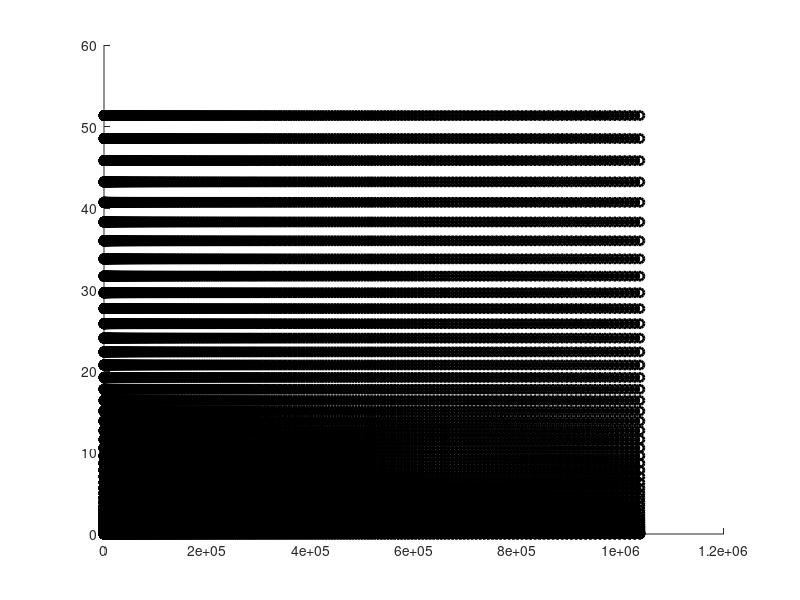
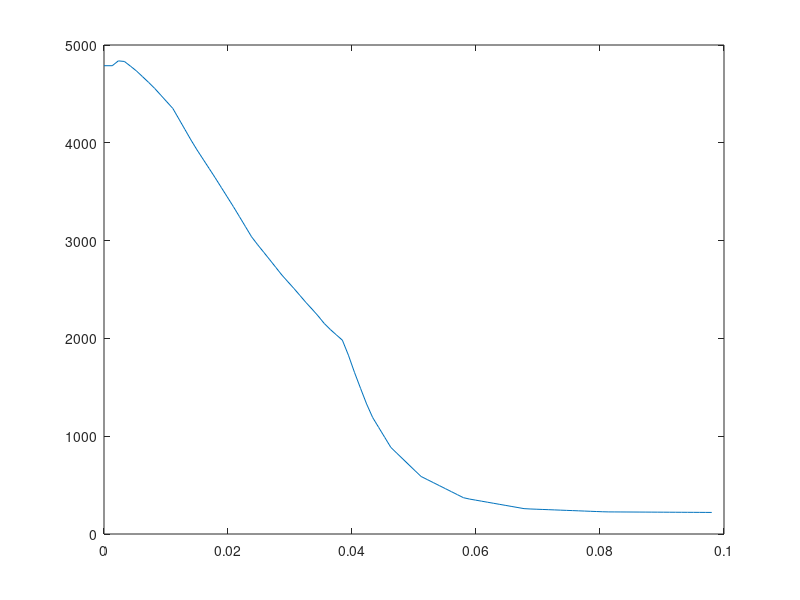
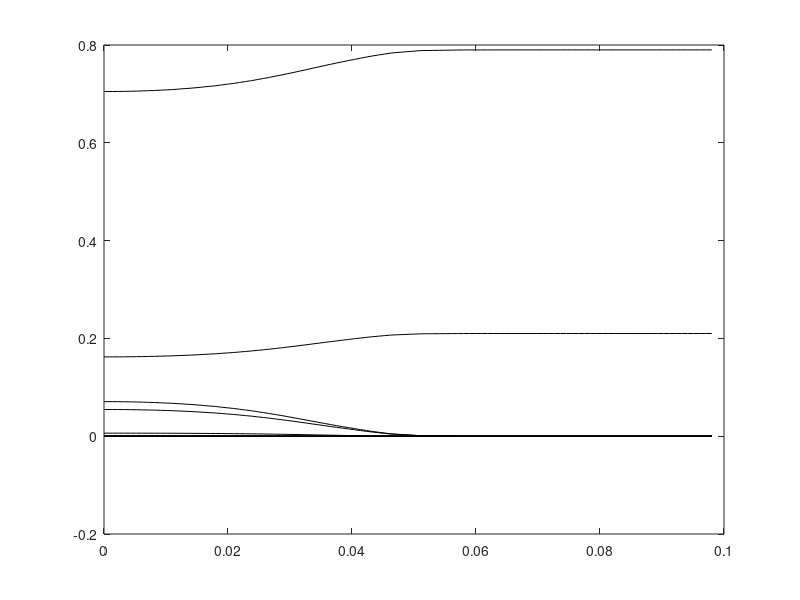

Write MATLAB code to recreate these figures, in order. (Note: this script raises an error after producing the figures.)
close all
clear
clc

page_screen_output(0)

% ==============  FREESTREAM CONDITION  ==================
T_fs   = 220;      % [K]
U_fs   = 20000;    % [m/s]
V_fs   = 0;        % [m/s]
rho_fs = 5.65e-5;  % [kg/m3]

% ==============  DOMAIN PARAMETERS  =====================
Nelements    = 315;
Nstreamlines = 55;

% Parabolic spacing
deltax_0 = 0.08;
a_x = 0.1;
b_x = 0.005;

deltay_0 = 0.003;
a_y = 0.001;
b_y = 0.0001;

deltax = @(id) a_x*id.^2 + b_x*id + deltax_0;
deltay = @(id) a_y*id.^2 + b_y*id + deltay_0;

x_vect = [0];
y_vect = [0];

for(ele_id = 1:Nelements)
  x_vect(ele_id + 1) = x_vect(ele_id) + deltax(ele_id-1);
end

for(str_id = 1:Nstreamlines)
  y_vect(str_id + 1) = y_vect(str_id) + deltay(str_id-1);
end


% PLOT the generated streamlines
[XX,YY] = meshgrid(x_vect, y_vect);

figure;
hold on
for(str_id = 1:Nstreamlines)
  plot(x_vect, y_vect(str_id)*ones(size(x_vect)), '-ok', 'linewidth', 2)
end

% =======  Load data file storing initial condition  ======
dd = load('FINAL_vertExt.csv');

% Extract it
yy_sim = dd(:,end-1);
TT_sim = dd(:,1);
ni_sim = dd(:,[2:12]);

% CORRECT: NO O2+ and its electrons
ions = [3, 5, 8, 11];
ni_sim(:,1) = sum(ni_sim(:, ions),2);
ni_sim(:,10) = zeros(size(ni_sim(:,11)));

n_sim = sum(ni_sim, 2);

Xi_sim = ni_sim./repmat(n_sim, 1, size(ni_sim,2));

yy_sim = [0; yy_sim];
TT_sim = [TT_sim(1); TT_sim];
Xi_sim = [Xi_sim(1,:); Xi_sim];

% Plot solution
initTemp = figure;
plot(yy_sim, TT_sim)

figure
plot(yy_sim, Xi_sim, 'k')

%%%% % Extended solution
%%%% yy_ext = [yy; 100];
%%%% TT_ext = [TT; T_fs];
%%%% 
%%%% for s_id = 1:size(Xi,2)
%%%%   Xi_ext(:,s_id) = []
%%%% end

% =======  Create and write streamlines   =========

for(str_id = 1:Nstreamlines)

  % Create a streamline file
  filename = sprintf('./streamlines/str_%05d', str_id-1);
  filename 
  fid = fopen(filename,'w');

  fprintf('Writing streamline %d\n', str_id);

  % March along streamline
  for(point_id = 1:Nelements)
    x = x_vect(point_id);
    y = y_vect(str_id);

    Xi = zeros(1,11);

    if(y < yy_sim(end))  % if I'm inside the previously simulated region
      T_now = interp1(yy_sim, TT_sim, y);
  
      % Mole fractions
      for s_id = 1:11
        Xi(s_id) = interp1(yy_sim, Xi_sim(:,s_id), y);
      end

    else % Freestream
      T_now = T_fs;

      Xi(7) = 0.79;
      Xi(9) = 0.21;
    end

    % x, y, T, rho, U, V, Xi
    fprintf(fid, '%e %e %e %e %e %e ', x, y, T_now, rho_fs, U_fs, V_fs);
    
    for s_id = 1:11
      fprintf(fid, '%e ', Xi(s_id))
    end
    fprintf(fid, '\n')

  end

  fclose(fid);

  T_vect(str_id) = T_now;
end


% Superimpose the numerical initial temperature profile
figure(initTemp)
hold on
plot(y_vect(1:end-1), T_vect, 'xr');
xlim([yy_sim(1), yy_sim(end)])
legend('Initial condition', 'Simulated points')
